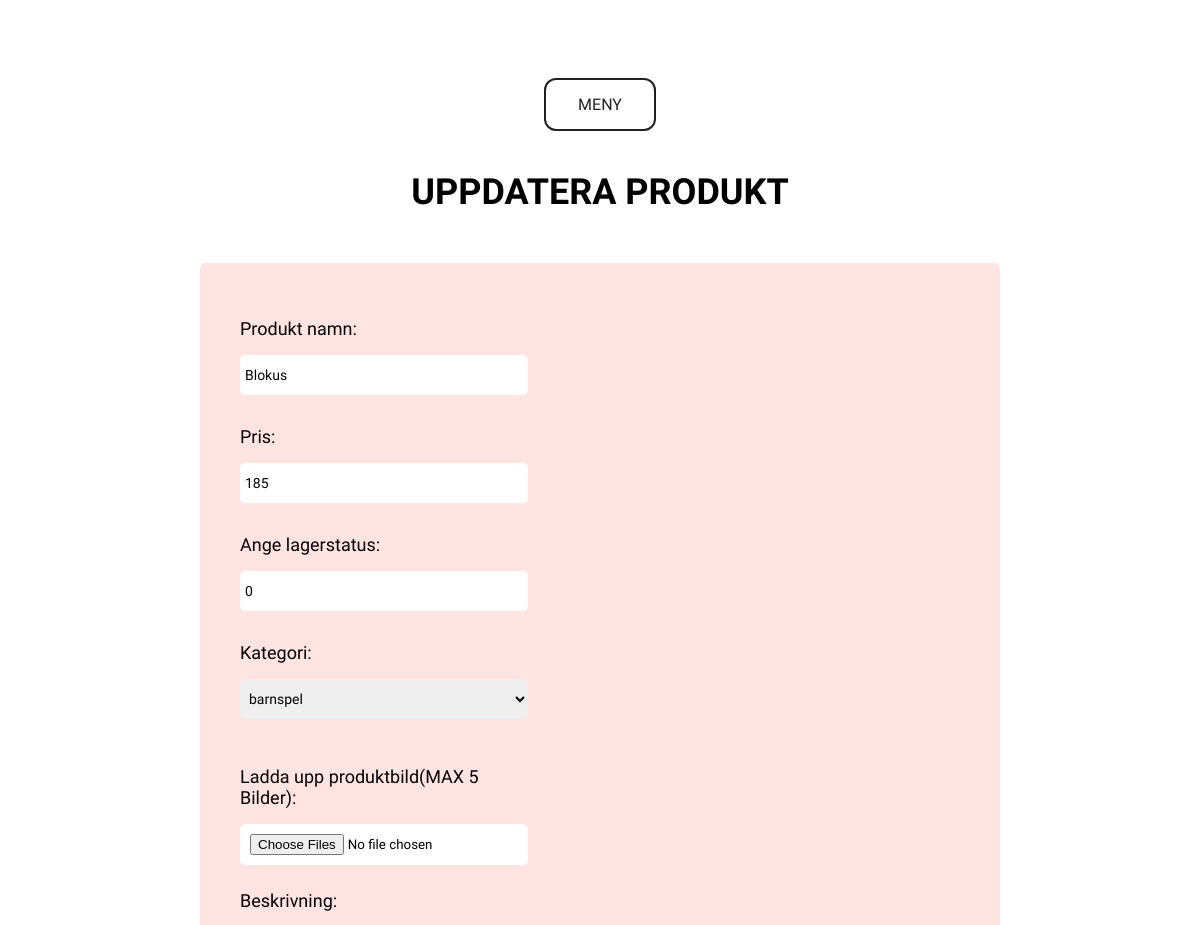
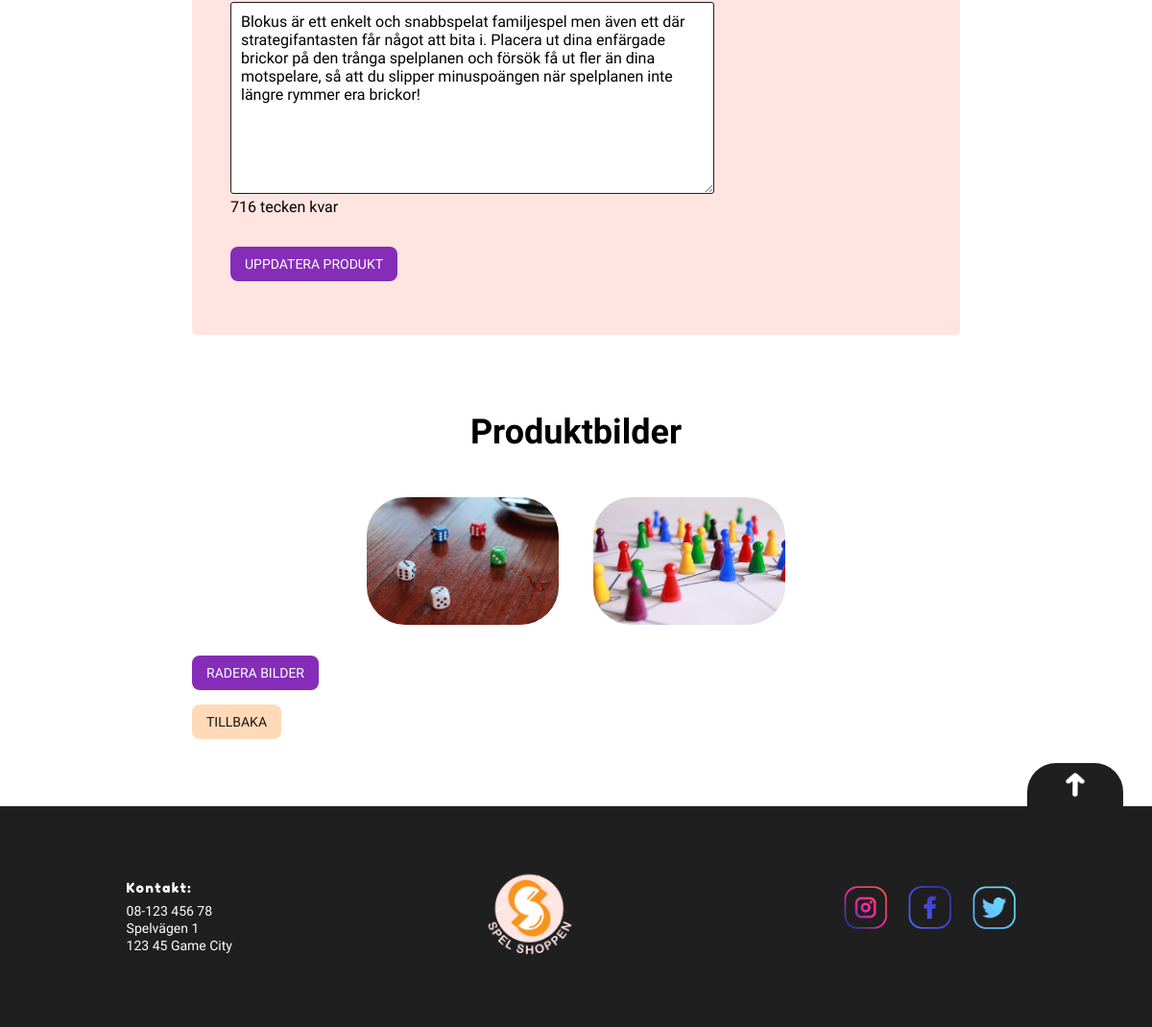
Screenshot of /admin/admin-update-product.php?id=6 with the database file from the repository (2 pictures, top to bottom).
### tables this page shows
CREATE TABLE `webshop_products` (
  `productid` int(11) NOT NULL,
  `categoryid` int(11) NOT NULL,
  `title` varchar(500) NOT NULL,
  `description` varchar(1000) NOT NULL,
  `price` decimal(10,0) NOT NULL,
  `quantity` int(11) NOT NULL,
  `productimg` varchar(1000) NOT NULL,
  `date` datetime NOT NULL DEFAULT CURRENT_TIMESTAMP
);

CREATE TABLE `webshop_categories` (
  `categoryid` int(11) NOT NULL,
  `category` varchar(100) NOT NULL,
  `image` varchar(200) NOT NULL
);

### admin/admin-update-product.php (the view, shortened to what this page needs)
<?php
require_once '../config/db.php';
require_once 'header.php';
$imageold = "";
if(isset($_GET['id'])){
    $id = htmlspecialchars($_GET['id']);
    $sql = "SELECT * FROM webshop_products WHERE productid =:id";
    $stmt = $db->prepare($sql);
    $stmt->bindParam(':id', $id);
    $stmt->execute();
    if($stmt->rowCount() > 0){
        $row = $stmt->fetch(PDO::FETCH_ASSOC);
        $productid = htmlspecialchars($row['productid']);
        $title = htmlspecialchars($row['title']);
        $price = htmlspecialchars($row['price']);
        $quantity = htmlspecialchars($row['quantity']);
        $description = htmlspecialchars($row['description']);
        $product_categoryid = htmlspecialchars($row['categoryid']);
        $imageold = unserialize($row['productimg']);
    }else {
        header('Location:admin-products.php');
        exit;
    }
}else {
    header('Location:admin-products.php');
    exit;
}
$query ="SELECT * FROM webshop_categories WHERE categoryid = :categoryid";
$statment = $db->prepare($query);
$statment->bindParam(':categoryid', $product_categoryid);
$statment->execute();
while($row = $statment->fetch(PDO::FETCH_ASSOC)){
    $product_category = htmlspecialchars($row['category']);
}
    require_once "admin-update-product-form.php";
    if(!empty($imageold)){
        echo "<h3 class='product_img-head'>Produktbilder</h3><br>";
        echo "<div class='product_img-container'>";
        foreach ($imageold as $key => $value) {
            if($imageold[0] == ""){
                echo "ingen bildfil finns tillgänglig";
            }else
            echo "<div class='product_img-wrapper'><img src='../images/$value' width='200px' class='product_img'></div><br>
            ";
        }
       echo "</div>";
       echo "<a href='admin-delete-img.php?id=$productid' onclick='return myFunction()' id='delete'>
            <button class='btn_delete-img'>Radera bilder</button></a><br>";
    }
?>
<a href="admin-products.php">
    <button class="back_btn">Tillbaka</button>
</a>
<?php  require_once '../footer.php'; ?>

### admin/admin-update-product-form.php (shortened to what this page needs)
<section class="form_container">
<h1 class="page-title form-container__heading-text">Uppdatera produkt</h1>
<form action="#" method="POST" enctype="multipart/form-data" class="form-container">
<div class="product_field-name form-container__box">
<label for="title">Produkt namn: </label><br>
<input type="text" name="title"value='<?php echo $title; ?>' class="form-container__box-input" required>
</div>
<div class="product_field-price form-container__box">
<label for="price">Pris: </label><br>
<input type="text" name="price" value='<?php echo $price; ?>' class="form-container__box-input"required>
</div>
<div class="product_field-quantity form-container__box">
<label for="quantity">Ange lagerstatus: <br>
<input type="number" min="0" max="500" name="quantity" value='<?php echo $quantity; ?>' class="form-container__box-input">
</div>
<div class="product_field-category form-container__box">
<label for="category">Kategori: </label><br>
<select name="category" class="form-container__box-input">
<option value='<?php echo $product_categoryid;?>'><?php echo $product_category;?></option>
</select>
</div>
<div class="product_field-img form-container__image">
<label for="product-img">Ladda upp produktbild(MAX 5 Bilder): </label><br>
<input type="file" name="productimg[]" multiple="multiple" class="form-container__image-input">
</div>
<div class="product_field-description form-container__description">
<label for="description">Beskrivning: </label><br>
<textarea name="description" Placeholder="Beskrivning av produkt" class="form-container__description-input" cols="10" rows="8" maxlength="1000" id="description" onkeyup="countChar()"; onload='countChar()';><?php echo $description; ?></textarea>
<div id="text-count">1000 tecken kvar</div>
</div>
<div class="product_field-submit form-container__submit">
<input type="submit" name="submit" value="Uppdatera produkt" class="form-container__submit-button">
</div>
</form>
</section>

### styles/main.css (style rules this page uses)
* { -webkit-box-sizing: border-box; box-sizing: border-box; margin: 0; padding: 0; font-family: "Kulim Park", sans-serif; }
body { background: white; width: 100%; min-width: 200px; }
h1 { margin: 10px 0; font-size: 24px; }
@media (min-width: 500px) { h1 { font-size: 28px; } }
button { padding: 10px 15px; font-size: 14px; border: none; border-radius: 8px; background-color: #f3971e; -webkit-transition: all 0.5s ease; transition: all 0.5s ease; text-transform: uppercase; color: #151515; }
a { text-decoration: none; color: #151515; cursor: pointer; }
.page-title { font-size: 26px; text-transform: uppercase; text-align: center; padding-bottom: 5%; }
@media (min-width: 500px) { .page-title { font-size: 36px; } }
.form-container { font-family: "Kulim Park", sans-serif; display: -webkit-box; display: -ms-flexbox; display: flex; -webkit-box-orient: vertical; -webkit-box-direction: normal; -ms-flex-direction: column; flex-direction: column; background-color: #ffe4e1; margin-bottom: 10%; padding: 8%; border-radius: 5px; }
@media (min-width: 600px) { .form-container { min-width: 600px; } }
@media (min-width: 1000px) { .form-container { padding: 5%; min-width: 800px; } }
.form-container__box { width: 100%; padding-top: 15px; }
@media (min-width: 600px) { .form-container__box { width: 100%; padding-bottom: 1rem; } }
.form-container__box-input { margin-top: 1rem; width: 100%; height: 40px; border-radius: 5px; border: 0; padding: 5px; font-size: 14px; margin-top: 5px; }
@media (min-width: 500px) { .form-container__box-input { margin-top: 1rem; width: 40%; } }
.form-container__submit { margin-top: 2rem; padding-bottom: 1rem; }
.form-container__submit-button { padding: 10px 15px; font-size: 14px; border: none; border-radius: 8px; background-color: #852db8; text-transform: uppercase; color: white; -webkit-transition: all 300ms ease; transition: all 300ms ease; cursor: pointer; }
.form-container__image { width: 100%; margin-top: 1rem; padding-top: 15px; }
@media (min-width: 600px) { .form-container__image { width: 70%; } }
@media (min-width: 1000px) { .form-container__image { width: 40%; } }
.form-container__image-input { width: 100%; margin-top: 1rem; background-color: white; padding: 10px; border-radius: 5px; margin-top: 5px; }
@media (min-width: 500px) { .form-container__image-input { margin-top: 1rem; } }
.form-container__description { width: 100%; padding-top: 25px; }
.form-container__description-input { width: 100%; height: 200px; border: solid 1px #1c1c1c; border-radius: 3px; font-size: 16px; padding: 10px; margin-top: 5px; }
@media (min-width: 500px) { .form-container__description-input { margin-top: 1rem; width: 70%; } }
label { font-size: 16px; margin-top: 20px; }
@media (min-width: 500px) { label { font-size: 18px; } }
.product_img { -ms-flex-item-align: center; -ms-grid-row-align: center; align-self: center; margin: 8px; border-radius: 40px; width: 100px; }
@media (min-width: 600px) { .product_img { width: 200px; } }
body { height: 100%; }
@media (min-width: 500px) { .back_btn, .btn-add-category { background: peachpuff; text-transform: uppercase; } }
@media (min-width: 500px) { .product_img-container { display: -webkit-box; display: -ms-flexbox; display: flex; -ms-flex-wrap: wrap; flex-wrap: wrap; padding: 20px; -webkit-box-pack: center; -ms-flex-pack: center; justify-content: center; } }
@media (min-width: 500px) { .product_img-wrapper { margin: 0 10px 0 10px; } }
@media (min-width: 500px) { .product_img-head { text-align: center; font-size: 36px; } }
@media (min-width: 500px) { .back_btn, .btn-add-product { background: peachpuff; text-transform: uppercase; } }
.btn_delete-img { background-color: #852db8; text-transform: uppercase; color: white; -webkit-transition: all 300ms ease; transition: all 300ms ease; cursor: pointer; margin-bottom: 15px; }
@media (min-width: 500px) { .back_btn, .btn-update-status { background: peachpuff; text-transform: uppercase; } }

### rows the page displays
webshop_products: price "185", quantity "0", description "Blokus är ett enkelt och snabbspelat familjespel men även ett där strategifantasten får något att bita i. Placera ut dina enfärgade brickor på den trånga spelplanen och försök få ut fler än dina motspelare, så att du slipper minuspoängen när spelplanen inte längre rymmer era brickor!"
webshop_categories: category "barnspel"
